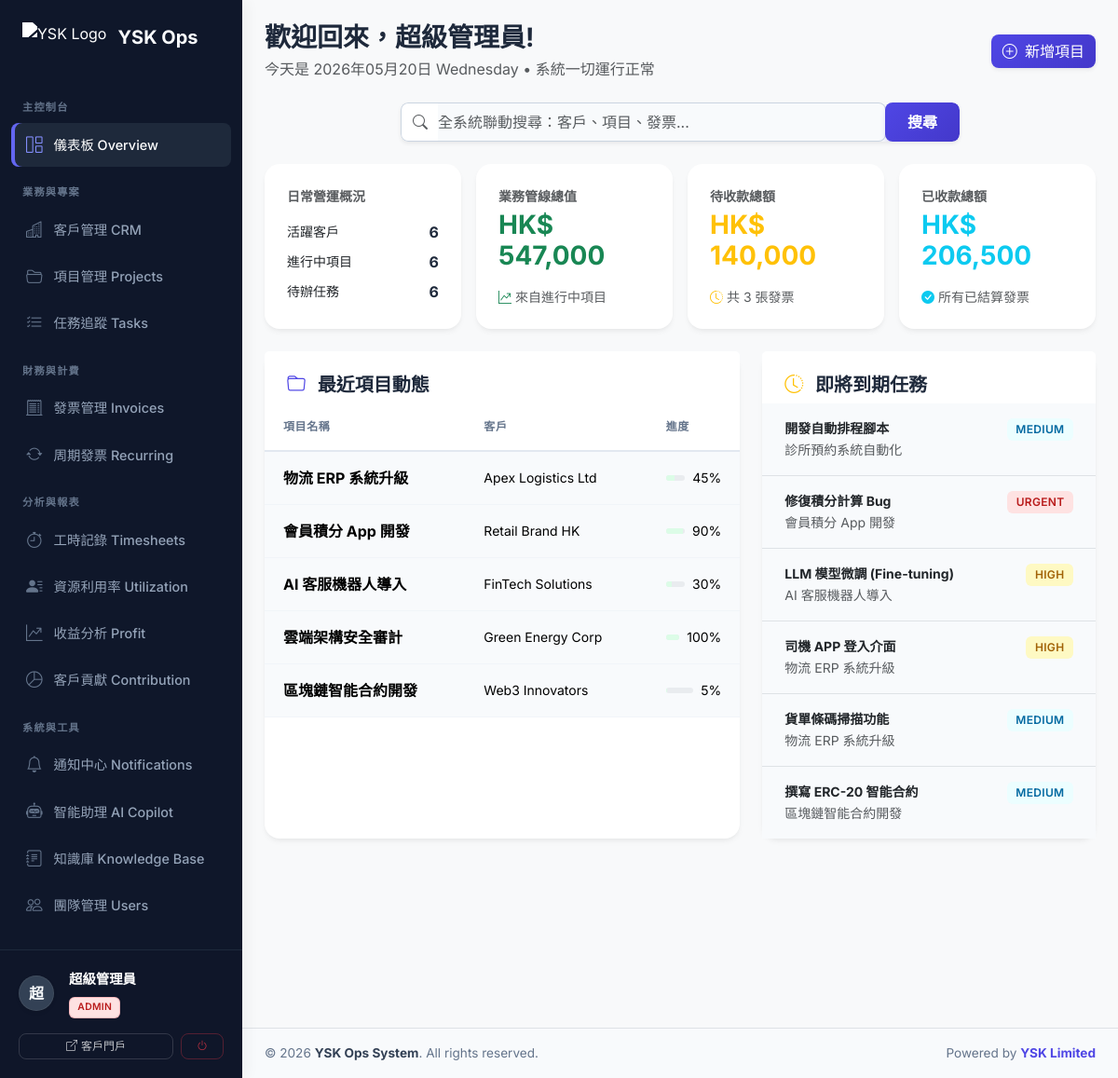
/index.php (signed in), run on an earlier commit of the app's database.
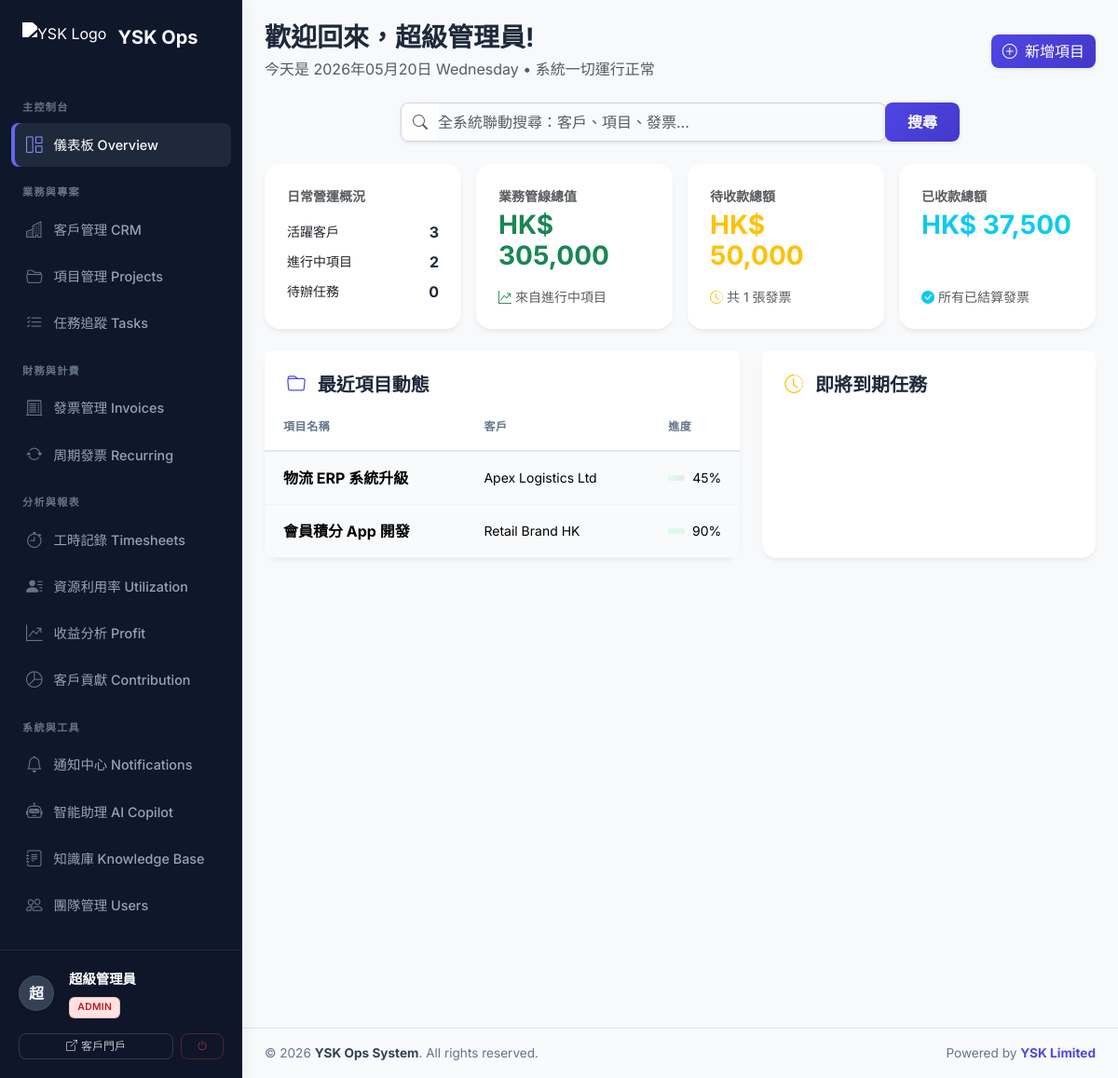
And on a later commit of the database.
### tables this page shows
CREATE TABLE projects (
    id INT AUTO_INCREMENT PRIMARY KEY,
    client_id INT NOT NULL,
    title VARCHAR(200) NOT NULL,
    description TEXT,
    service_type ENUM('ai_automation', 'app_development', 'cloud_security', 'web3_blockchain', 'other') NOT NULL,
    status ENUM('planning', 'in_progress', 'review', 'completed', 'on_hold', 'cancelled') DEFAULT 'planning',
    start_date DATE,
    end_date DATE,
    budget DECIMAL(12,2) DEFAULT 0,
    progress_percent INT DEFAULT 0 CHECK (progress_percent BETWEEN 0 AND 100),
    assigned_pm_id INT,
    created_by INT,
    created_at TIMESTAMP DEFAULT CURRENT_TIMESTAMP,
    updated_at TIMESTAMP DEFAULT CURRENT_TIMESTAMP ON UPDATE CURRENT_TIMESTAMP,
    FOREIGN KEY (client_id) REFERENCES clients(id) ON DELETE CASCADE,
    FOREIGN KEY (assigned_pm_id) REFERENCES users(id) ON DELETE SET NULL,
    FOREIGN KEY (created_by) REFERENCES users(id) ON DELETE SET NULL,
    FULLTEXT KEY ft_projects (title, description)
);

CREATE TABLE clients (
    id INT AUTO_INCREMENT PRIMARY KEY,
    username VARCHAR(50) UNIQUE,
    password_hash VARCHAR(255),
    company_name VARCHAR(150) NOT NULL,
    contact_person VARCHAR(100),
    email VARCHAR(100),
    phone VARCHAR(20),
    address TEXT,
    notes TEXT,
    status ENUM('active', 'inactive', 'lead') DEFAULT 'active',
    created_at TIMESTAMP DEFAULT CURRENT_TIMESTAMP,
    updated_at TIMESTAMP DEFAULT CURRENT_TIMESTAMP ON UPDATE CURRENT_TIMESTAMP,
    FULLTEXT KEY ft_clients (company_name, contact_person, email, notes)
);

CREATE TABLE tasks (
    id INT AUTO_INCREMENT PRIMARY KEY,
    project_id INT NOT NULL,
    title VARCHAR(200) NOT NULL,
    description TEXT,
    assigned_to_id INT,
    status ENUM('todo', 'in_progress', 'review', 'done') DEFAULT 'todo',
    priority ENUM('low', 'medium', 'high', 'urgent') DEFAULT 'medium',
    due_date DATE,
    estimated_hours DECIMAL(6,2) DEFAULT 0,
    logged_hours DECIMAL(6,2) DEFAULT 0,
    created_at TIMESTAMP DEFAULT CURRENT_TIMESTAMP,
    updated_at TIMESTAMP DEFAULT CURRENT_TIMESTAMP ON UPDATE CURRENT_TIMESTAMP,
    FOREIGN KEY (project_id) REFERENCES projects(id) ON DELETE CASCADE,
    FOREIGN KEY (assigned_to_id) REFERENCES users(id) ON DELETE SET NULL
);

### includes/auth.php (called while the page is built, shortened)
<?php
require_once __DIR__ . '/db.php';
function is_logged_in() {
    return isset($_SESSION['user_id']) && isset($_SESSION['user']);
}
?>

### includes/functions.php (called while the page is built, shortened)
<?php
function current_user() {
    return $_SESSION['user'] ?? [
        'id' => 0,
        'username' => 'guest',
        'full_name' => '訪客',
        'role' => 'viewer'
    ];
}

### includes/db.php (called while the page is built, shortened)
<?php
function get_db_connection() {
    static $pdo = null;
    if ($pdo === null) {
        try {
            $dsn = "mysql:host=" . DB_HOST . ";dbname=" . DB_NAME . ";charset=" . DB_CHAR;
            $pdo = new PDO($dsn, DB_USER, DB_PASS, [
                PDO::ATTR_ERRMODE => PDO::ERRMODE_EXCEPTION,
                PDO::ATTR_DEFAULT_FETCH_MODE => PDO::FETCH_ASSOC,
                PDO::ATTR_EMULATE_PREPARES => false,
            ]);
        } catch (PDOException $e) {
            die("Database connection failed: " . $e->getMessage() . "<br>Please check config.php and run database.sql first.");
        }
    }
    return $pdo;
}
function db_query($sql, $params = []) {
    $pdo = get_db_connection();
    $stmt = $pdo->prepare($sql);
    $stmt->execute($params);
    return $stmt;
}
function db_fetch_all($sql, $params = []) {
    return db_query($sql, $params)->fetchAll();
}
?>

### index.php (the view, shortened to what the rows shown need)
<?php
require_once 'includes/db.php';
require_once 'includes/auth.php';
$login_error = '';
$show_login = true;
if (is_logged_in()) {
    $show_login = false;
    $user = current_user();
    $recent_projects = db_fetch_all("
        SELECT p.*, c.company_name FROM projects p JOIN clients c ON p.client_id = c.id ORDER BY p.updated_at DESC LIMIT 5
    ");
    $recent_tasks = db_fetch_all("
        SELECT t.*, p.title as project_title FROM tasks t JOIN projects p ON t.project_id = p.id
        WHERE t.status != 'done' ORDER BY t.due_date ASC, CASE t.priority WHEN 'urgent' THEN 1 WHEN 'high' THEN 2 WHEN 'medium' THEN 3 ELSE 4 END LIMIT 6
    ");
}
include 'includes/header.php';
?>
<?php if ($show_login): ?>
    <style>
        body {
            background: linear-gradient(135deg, #0f172a 0%, #1e1b4b 100%) !important;
            min-height: 100vh; display: flex !important; align-items: center !important; justify-content: center !important; padding: 20px;
        }
        .login-card { background: #ffffff; border-radius: 16px; box-shadow: 0 25px 50px -12px rgba(0,0,0,0.35); border: none; width: 100%; max-width: 440px; z-index: 10; }
        .login-input-group .input-group-text { background-color: #f8fafc; color: #94a3b8; }
        .login-form-control:focus { box-shadow: none; border-color: #6366f1; }
        .btn-indigo { background: linear-gradient(135deg, #4f46e5 0%, #6366f1 100%); color: white; border: none; padding: 12px; font-weight: 600; transition: 0.2s; }
        .btn-indigo:hover { background: linear-gradient(135deg, #3730a3 0%, #4f46e5 100%); color: white; box-shadow: 0 4px 12px rgba(79, 70, 229, 0.3); }
    </style>
    <div class="login-card shadow-lg my-auto">
        <div class="p-4 p-md-5">
            <div class="text-center mb-4">
                <img src="https://ysk.hk/logo.svg" alt="YSK Logo" style="height: 48px; width: auto; margin-bottom: 16px;">
                <h4 class="fw-bold" style="color: #1e293b;">YSK 業務運作系統</h4>
                <p class="text-muted small mb-0">內部核心管理與營運分析平台</p>
            </div>
            <?php if ($login_error): ?>
                <div class="alert alert-danger border-0 small py-2 shadow-sm"><i class="bi bi-exclamation-circle me-2"></i><?= htmlspecialchars($login_error) ?></div>
            <?php endif; ?>
            <form method="POST">
                <input type="hidden" name="login" value="1">
                <div class="mb-3">
                    <label class="form-label fw-semibold small mb-1" style="color: #475569;">使用者名稱</label>
                    <div class="input-group login-input-group">
                        <span class="input-group-text"><i class="bi bi-person"></i></span>
                        <input type="text" name="username" class="form-control login-form-control shadow-none border-start-0 ps-0" value="admin" required>
                    </div>
                </div>
                <div class="mb-4">
                    <label class="form-label fw-semibold small mb-1" style="color: #475569;">安全密碼</label>
                    <div class="input-group login-input-group">
                        <span class="input-group-text"><i class="bi bi-lock"></i></span>
                        <input type="password" name="password" class="form-control login-form-control shadow-none border-start-0 ps-0" value="admin123" required>
                    </div>
                    <div class="form-text mt-2" style="font-size: 0.75rem; color: #94a3b8;"><i class="bi bi-shield-lock me-1"></i>測試環境：admin / admin123</div>
                </div>
                <button type="submit" class="btn btn-indigo w-100 rounded-3 shadow-sm py-2">
                    安全登入 <i class="bi bi-arrow-right-short ms-1"></i>
                </button>
            </form>
        </div>
    </div>
<?php else: ?>
    <div class="d-flex align-items-stretch" style="min-height: 100vh; width: 100%;">
        <div class="flex-grow-1 d-flex flex-column" style="background-color: #f8f9fa; min-width: 0;">
            <div class="p-3 p-md-4 flex-grow-1">
                <div class="d-flex flex-column flex-md-row justify-content-between align-items-md-center mb-4 gap-3">
                    <div class="d-flex align-items-center">
                        <div>
                            <h1 class="h3 fw-bold mb-1" style="color: #1e293b;">歡迎回來，<?= htmlspecialchars(explode(' ', $user['full_name'] ?? 'Team')[0]) ?>!</h1>
                        </div>
                    </div>
                </div>
                <div class="row g-4">
                    <div class="col-xl-7">
                        <div class="card border-0 shadow-sm h-100">
                            <div class="card-body p-0">
                                <div class="table-responsive">
                                    <table class="table table-hover align-middle mb-0">
                                        <thead><tr><th class="ps-4">項目名稱</th><th>客戶</th><th>進度</th></tr></thead>
                                        <tbody>
                                            <?php foreach ($recent_projects as $p): ?>
                                            <tr>
                                                <td class="ps-4"><strong><?= htmlspecialchars($p['title'] ?? '') ?></strong></td>
                                                <td class="small"><?= htmlspecialchars($p['company_name'] ?? '') ?></td>
                                                <td>
                                                    <div class="d-flex align-items-center gap-2">
                                                        <div class="progress flex-grow-1" style="height: 6px;"><div class="progress-bar bg-success" style="width: <?= $p['progress_percent'] ?>%"></div></div>
                                                        <small><?= $p['progress_percent'] ?>%</small>
                                                    </div>
                                                </td>
                                            </tr>
                                            <?php endforeach; ?>
                                        </tbody>
                                    </table>
                                </div>
                            </div>
                        </div>
                    </div>
                    <div class="col-xl-5">
                        <div class="card border-0 shadow-sm h-100">
                            <div class="card-body p-0">
                                <ul class="list-group list-group-flush">
                                    <?php foreach ($recent_tasks as $t):
                                        $priority_class = ['urgent' => 'danger', 'high' => 'warning', 'medium' => 'info', 'low' => 'secondary'][$t['priority'] ?? 'medium'] ?? 'secondary';
                                    ?>
                                    <li class="list-group-item d-flex justify-content-between align-items-start p-3 px-4">
                                        <div>
                                            <div class="fw-bold small"><?= htmlspecialchars($t['title'] ?? '') ?></div>
                                            <small class="text-muted"><?= htmlspecialchars($t['project_title'] ?? '') ?></small>
                                        </div>
                                        <span class="badge bg-<?= $priority_class ?> bg-opacity-10 text-<?= $priority_class ?>"><?= strtoupper($t['priority'] ?? '') ?></span>
                                    </li>
                                    <?php endforeach; ?>
                                </ul>
                            </div>
                        </div>
                    </div>
                </div>
            <?php endif; ?>
<?php include 'includes/footer.php'; ?>

What changed in the data, as far as the page shows it:
removed projects: title "AI 客服機器人導入", client.company_name "FinTech Solutions", progress_percent "30"
removed projects: title "雲端架構安全審計", client.company_name "Green Energy Corp", progress_percent "100"
removed projects: title "區塊鏈智能合約開發", client.company_name "Web3 Innovators", progress_percent "5"
removed tasks: title "開發自動排程腳本", project.title "診所預約系統自動化", priority "MEDIUM"
removed tasks: title "修復積分計算 Bug", project.title "會員積分 App 開發", priority "URGENT"
removed tasks: title "LLM 模型微調 (Fine-tuning)", project.title "AI 客服機器人導入", priority "HIGH"
removed tasks: title "司機 APP 登入介面", project.title "物流 ERP 系統升級", priority "HIGH"
removed tasks: title "貨單條碼掃描功能", project.title "物流 ERP 系統升級", priority "MEDIUM"
removed tasks: title "撰寫 ERC-20 智能合約", project.title "區塊鏈智能合約開發", priority "MEDIUM"
Also different on the page:
$stats['clients']: "6" → "3"
$stats['projects']: "6" → "2"
$stats['tasks_todo']: "6" → "0"
$stats['pipeline_value']: "547,000" → "305,000"
$stats['pending_revenue']: "140,000" → "50,000"
$stats['invoices_pending_count']: "3" → "1"
$stats['total_revenue']: "206,500" → "37,500"
